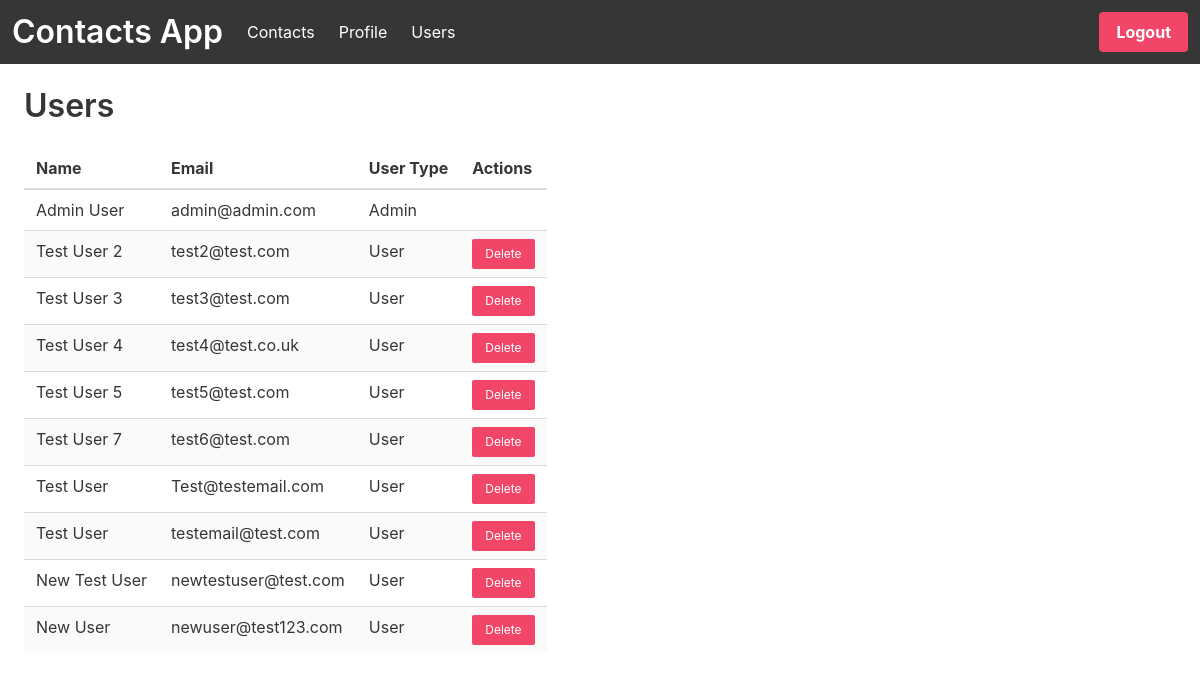
Page /users (signed in) on the earlier database version.
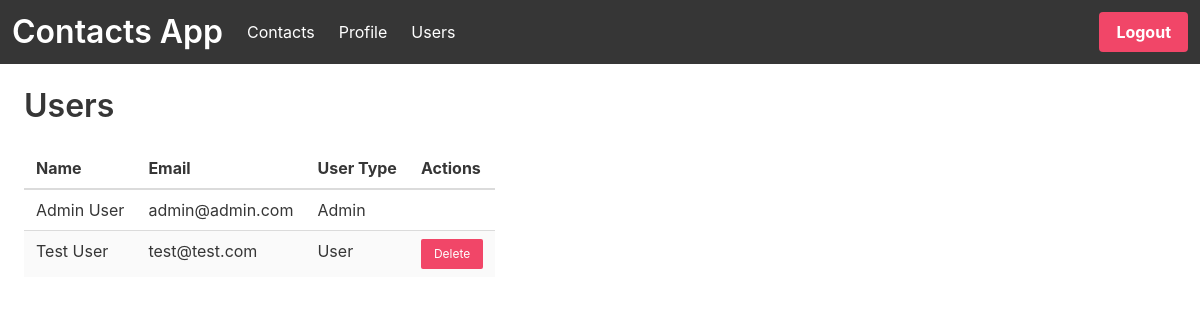
Same page on the later database version.
### project/models.py (models this page shows)
class User(UserMixin, db.Model):
    id = db.Column(db.Integer, primary_key=True)
    email = db.Column(db.String(100), unique=True)
    password = db.Column(db.String(100))
    name = db.Column(db.String(100))
    userType = db.Column(db.String(100))

### project/main.py (the view)
@main.route('/users')
@login_required
def users():
    users = User.query.all()
    return render_template('users.html', users=users)

### project/__init__.py (called while the page is built)
@login_manager.user_loader
def load_user(user_id):
    return User.query.get(int(user_id))

### project/templates/users.html (shortened to what this page needs)
{% extends "base.html" %}
{% block content %}
<div class="column is-8">
    <h3 class="title">Users</h3>
    <table class="table is-striped is-hoverable">
        <thead>
        <tr>
            <th>Name</th>
            <th>Email</th>
            <th>User Type</th>
            <th>Actions</th>
        </tr>
        </thead>
        <tbody>
        {% for user in users %}
        <tr>
            <td>{{user.name|truncate(50, True)}}</td>
            <td>{{user.email|truncate(50, True)}}</td>
            <td>{{user.userType|truncate(50, True)}}</td>
            <td>
                {% if user.userType != "Admin" %}
                <a class="button is-danger is-small" href="{{ url_for('main.deleteuser', user_id=user.id)}}">Delete</a>
                {% endif %}
            </td>
        </tr>
        {% endfor %}
        </tbody>
    </table>
</div>
{% endblock %}

Differences in the rows shown:
removed User: name "Test User 2", email "test2@test.com", userType "User"
removed User: name "Test User 3", email "test3@test.com", userType "User"
removed User: name "Test User 4", email "test4@test.co.uk", userType "User"
removed User: name "Test User 5", email "test5@test.com", userType "User"
removed User: name "Test User 7", email "test6@test.com", userType "User"
removed User: name "Test User", email "Test@testemail.com", userType "User"
removed User: name "Test User", email "testemail@test.com", userType "User"
removed User: name "New Test User", email "newtestuser@test.com", userType "User"
removed User: name "New User", email "newuser@test123.com", userType "User"
added User: name "Test User", email "test@test.com", userType "User"
